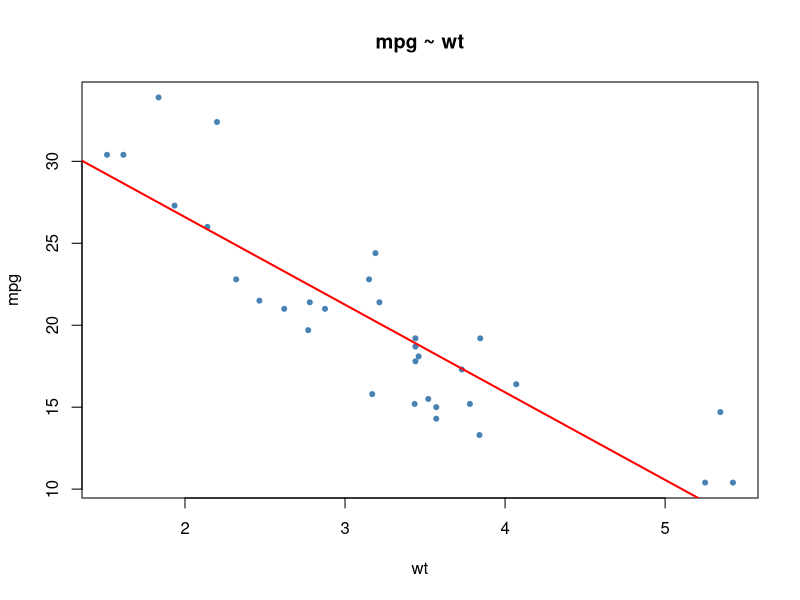
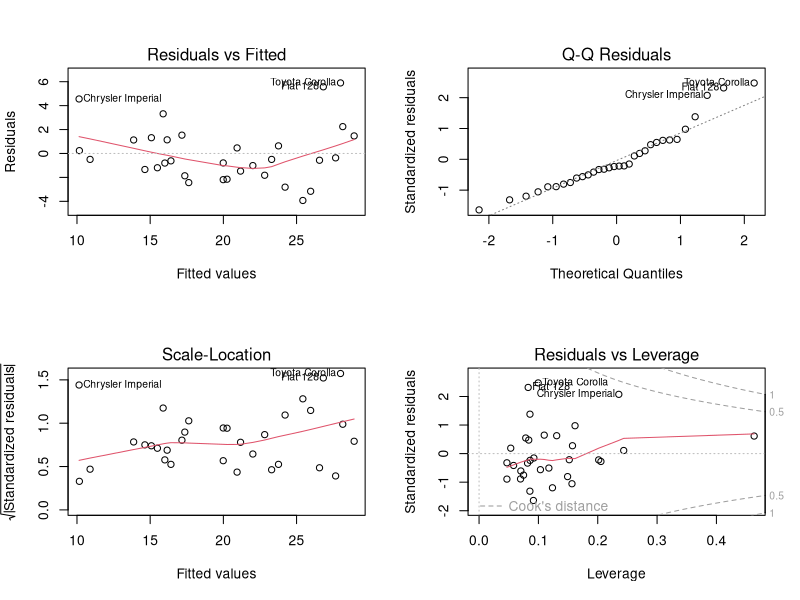
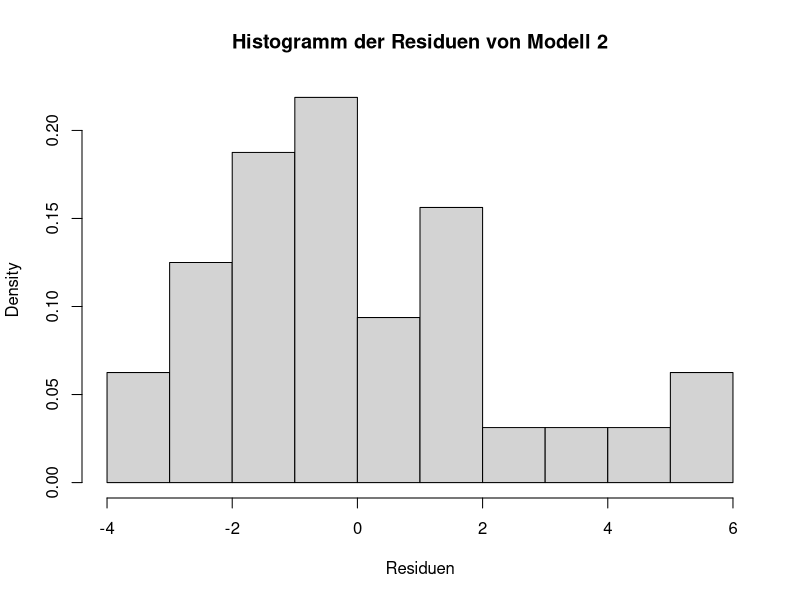
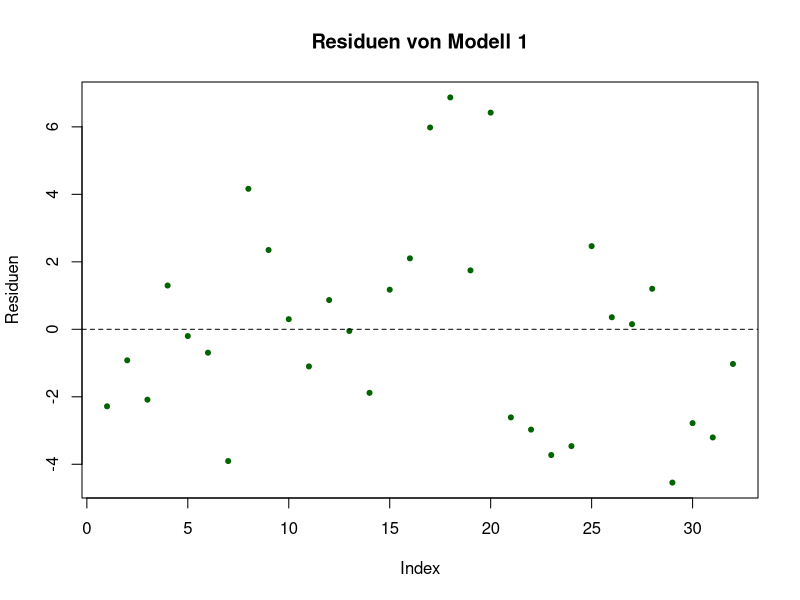
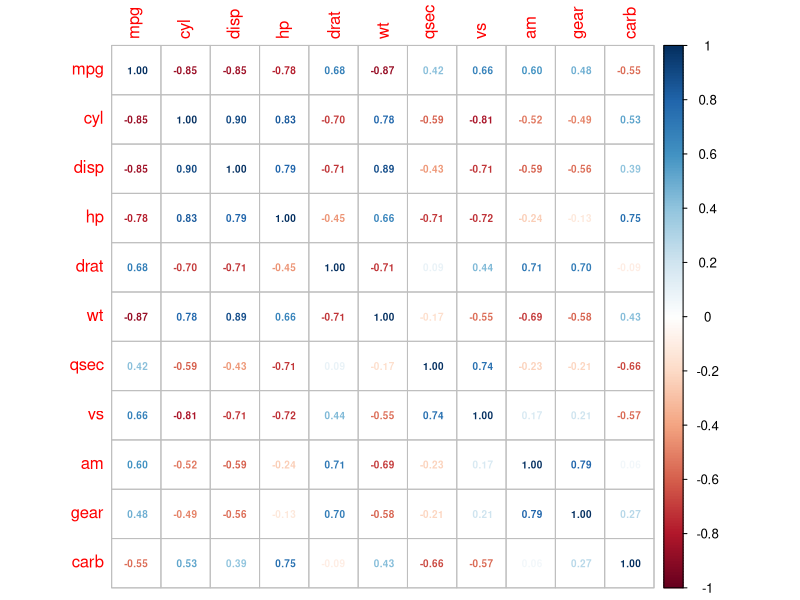
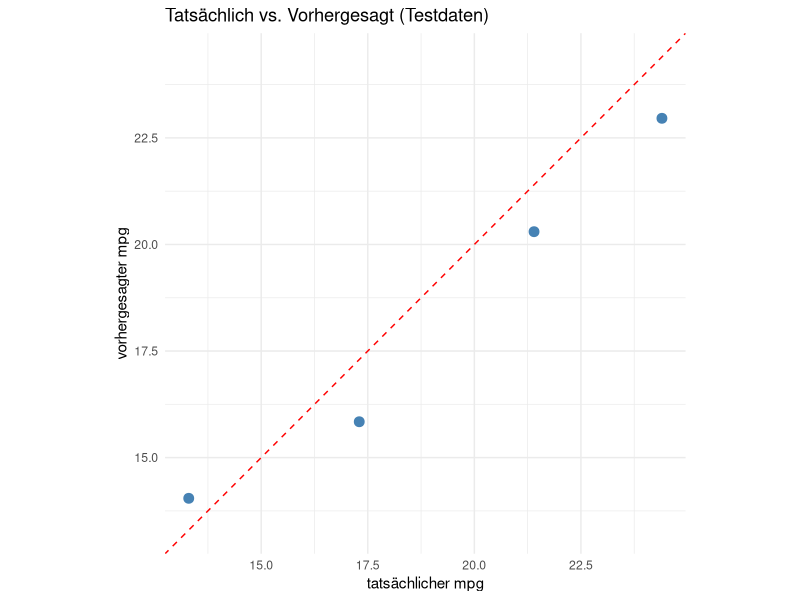
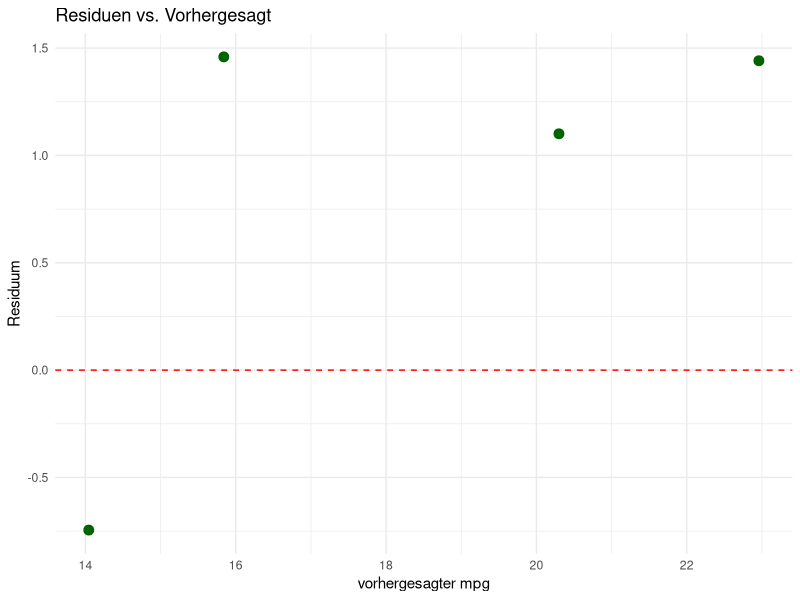

These charts were generated, in order, by the following R code:
# =============================================================================
# Übung Kapitel 8: Lineare Regression (einfach & multiple) + Prediction
# Themen: lm(), summary(), Koeffizienten interpretieren, R^2 und adj. R^2,
#         Residuenanalyse, Train/Test-Split, RMSE, MAE, Vorhersage
# Datensätze: mtcars (R-base)
# =============================================================================

# Pakete installieren, falls sie noch fehlen
pakete  <- c("caret", "ggplot2", "corrplot")
fehlend <- setdiff(pakete, rownames(installed.packages()))
if (length(fehlend) > 0) install.packages(fehlend, repos = "https://cloud.r-project.org")

library(caret)
library(ggplot2)
library(corrplot)

# -----------------------------------------------------------------------------
# Aufgabe 1 – Einfache lineare Regression
# -----------------------------------------------------------------------------
# Modell: mpg ~ wt
#
# a) Schätze das Modell, gib summary() aus.
# b) Interpretiere Intercept, Steigung und R^2.
# c) Plotte die Regressionsgerade.
# d) Sage den Verbrauch für ein Auto mit wt = 3.0 voraus (mit 95 %-PI).

data(mtcars)

# a)
mod1 <- lm(mpg ~ wt, data = mtcars)
summary(mod1)

# b) Interpretation
# Steigung: Je 1.000 lbs mehr Gewicht sinkt der Verbrauchswert um rund 5,3 mpg.
# Intercept: rechnerischer Wert bei wt = 0; ein Auto ohne Gewicht gibt es nicht,
#            der Achsenabschnitt ist hier deshalb nicht inhaltlich interpretierbar.
# R^2: Das Gewicht erklärt rund 75 % der Streuung von mpg.

# c)
plot(mtcars$wt, mtcars$mpg, pch = 20, col = "steelblue",
     xlab = "wt", ylab = "mpg",
     main = "mpg ~ wt")
abline(mod1, col = "red", lwd = 2)

# d) Punktvorhersage + Vorhersageintervall
neu <- data.frame(wt = 3.0)
predict(mod1, newdata = neu, interval = "prediction", level = 0.95)


# -----------------------------------------------------------------------------
# Aufgabe 2 – Multiple Regression
# -----------------------------------------------------------------------------
# Modell: mpg ~ wt + hp + cyl
#
# a) Schätze das Modell.
# b) Welche Variablen sind signifikant (p-Wert)?
# c) Vergleiche R^2 und adjusted R^2 mit Modell 1.

mod2 <- lm(mpg ~ wt + hp + cyl, data = mtcars)
summary(mod2)

cat("R^2     mod1:", round(summary(mod1)$r.squared,    3),
    " | mod2:",     round(summary(mod2)$r.squared,    3), "\n")
cat("adj R^2 mod1:", round(summary(mod1)$adj.r.squared, 3),
    " | mod2:",     round(summary(mod2)$adj.r.squared, 3), "\n")


# -----------------------------------------------------------------------------
# Aufgabe 3 – Residuenanalyse
# -----------------------------------------------------------------------------
# a) Vier diagnostische Plots (Residuen, QQ, Skalierung, Hebel).
# b) Histogramm der Residuen.
# c) Shapiro-Wilk-Test auf Normalverteilung der Residuen.

# a)
par(mfrow = c(2, 2))
plot(mod2)
par(mfrow = c(1, 1))

# b)
hist(residuals(mod2), breaks = 12, col = "lightgray", freq = FALSE,
     main = "Histogramm der Residuen von Modell 2", xlab = "Residuen")

# Zum Vergleich: Residuen von Modell 1 in der Reihenfolge der Daten
plot(residuals(mod1), pch = 20, col = "darkgreen",
     xlab = "Index", ylab = "Residuen",
     main = "Residuen von Modell 1")
abline(h = 0, lty = 2)

# c)
sw <- shapiro.test(residuals(mod2))
cat("Shapiro-Wilk Residuen: p =", round(sw$p.value, 4), "\n")


# -----------------------------------------------------------------------------
# Aufgabe 4 – Train/Test-Split + Vorhersagegüte
# -----------------------------------------------------------------------------
# Aufteilung mtcars in 80 % Training und 20 % Test.
# Modell: mpg ~ wt + hp + cyl + am.
# Berechne MAE und RMSE auf den Testdaten.

# Vorab: Korrelationen aller Variablen als Orientierung für die Modellwahl
M <- cor(mtcars)
corrplot(M, method = "number", number.cex = 0.6)

set.seed(42)
idx_train <- createDataPartition(mtcars$mpg, p = 0.8, list = FALSE)
train <- mtcars[idx_train, ]
test  <- mtcars[-idx_train, ]

mod3 <- lm(mpg ~ wt + hp + cyl + am, data = train)
summary(mod3)

# In-sample-Fehler (auf den Trainingsdaten)
rse         <- sqrt(sum(residuals(mod3)^2) / df.residual(mod3)) # Residualstandardfehler, mit Freiheitsgraden
rmse_train  <- sqrt(mean(residuals(mod3)^2))                    # RMSE ohne Freiheitsgrade
cat("RSE Training :", round(rse, 3), "| RMSE Training:", round(rmse_train, 3), "\n")

# Out-of-sample-Fehler (auf den Testdaten), für Vorhersagen entscheidend
pred <- predict(mod3, newdata = test)
res  <- test$mpg - pred

mae_test  <- mean(abs(res))
rmse_test <- sqrt(mean(res^2))
cat("MAE  Test     :", round(mae_test,  3), "\n")
cat("RMSE Test     :", round(rmse_test, 3), "\n")


# -----------------------------------------------------------------------------
# Aufgabe 5 – Visualisierung: tatsächlich vs. vorhergesagt
# -----------------------------------------------------------------------------
plot_df <- data.frame(actual = test$mpg, predicted = pred)
grenzen <- range(c(plot_df$actual, plot_df$predicted))   # gleiche Skala auf beiden Achsen

ggplot(plot_df, aes(x = actual, y = predicted)) +
  geom_point(size = 3, color = "steelblue") +
  coord_equal(xlim = grenzen, ylim = grenzen) +
  geom_abline(slope = 1, intercept = 0, color = "red", linetype = "dashed") +
  labs(title = "Tatsächlich vs. Vorhergesagt (Testdaten)",
       x = "tatsächlicher mpg", y = "vorhergesagter mpg") +
  theme_minimal()

# Residuenplot
ggplot(data.frame(predicted = pred, residual = res),
       aes(x = predicted, y = residual)) +
  geom_point(size = 3, color = "darkgreen") +
  geom_hline(yintercept = 0, color = "red", linetype = "dashed") +
  labs(title = "Residuen vs. Vorhergesagt",
       x = "vorhergesagter mpg", y = "Residuum") +
  theme_minimal()


# -----------------------------------------------------------------------------
# Aufgabe 6 – Modellvergleich mit anova()
# -----------------------------------------------------------------------------
# Sind die zusätzlichen Variablen in Modell 2 statistisch nötig
# (gegenüber Modell 1 mit nur wt)?

mod_klein  <- lm(mpg ~ wt,           data = mtcars)
mod_mittel <- lm(mpg ~ wt + cyl,      data = mtcars)
mod_gross  <- lm(mpg ~ wt + hp + cyl, data = mtcars)

anova(mod_klein, mod_mittel, mod_gross)
# Kleiner p-Wert in einer Zeile: Das jeweils größere Modell erklärt signifikant
# mehr Varianz als das Modell in der Zeile darüber.
